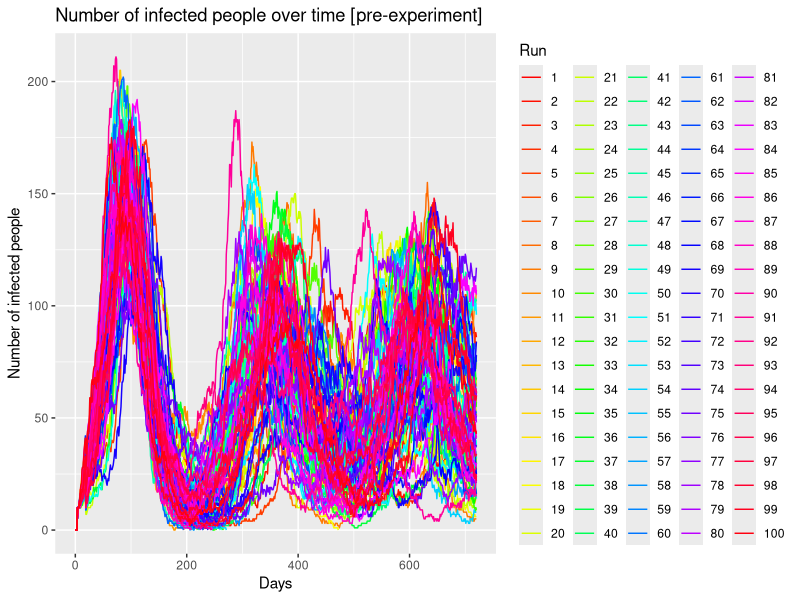
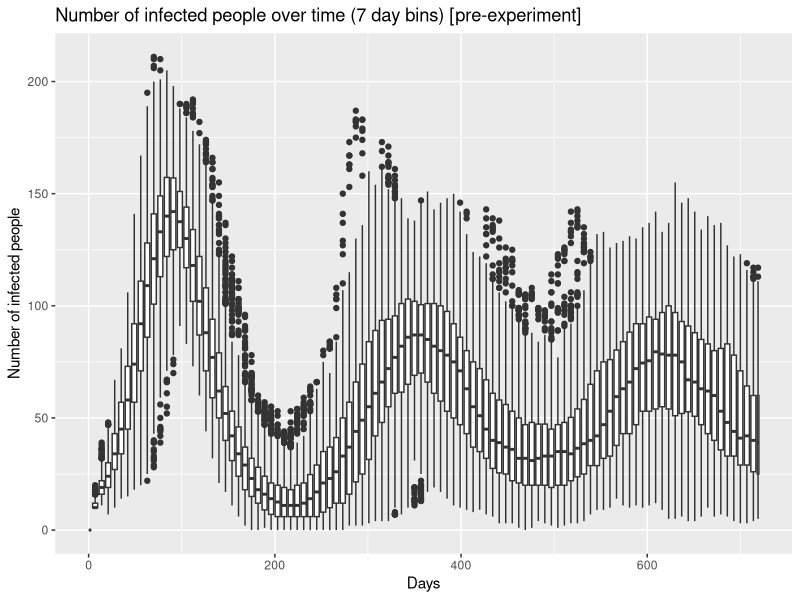
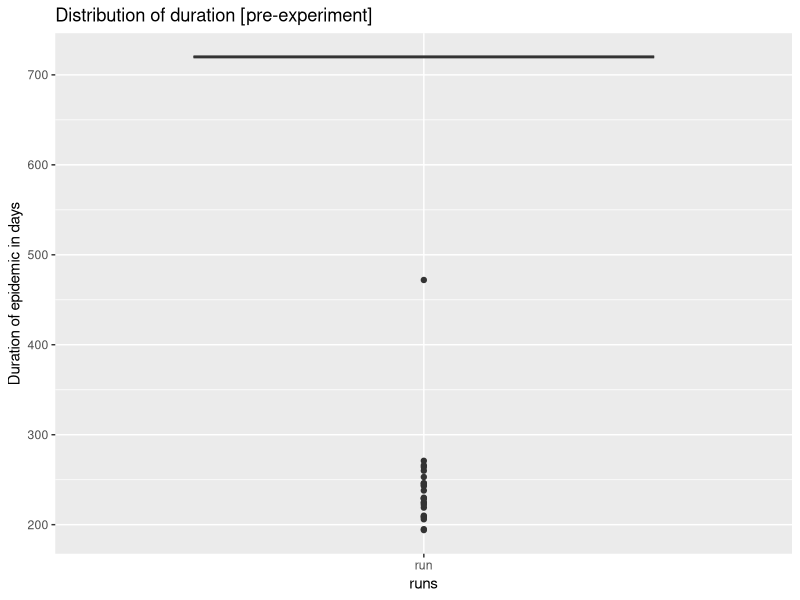
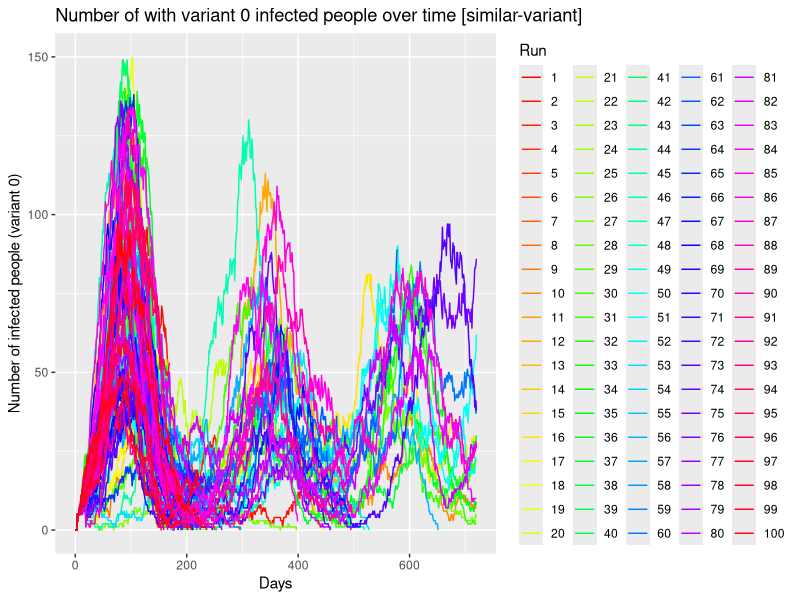
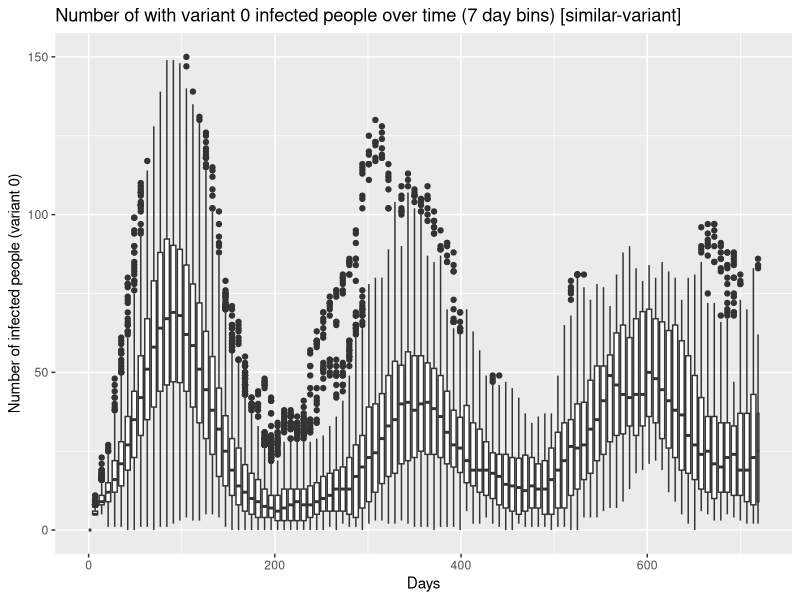
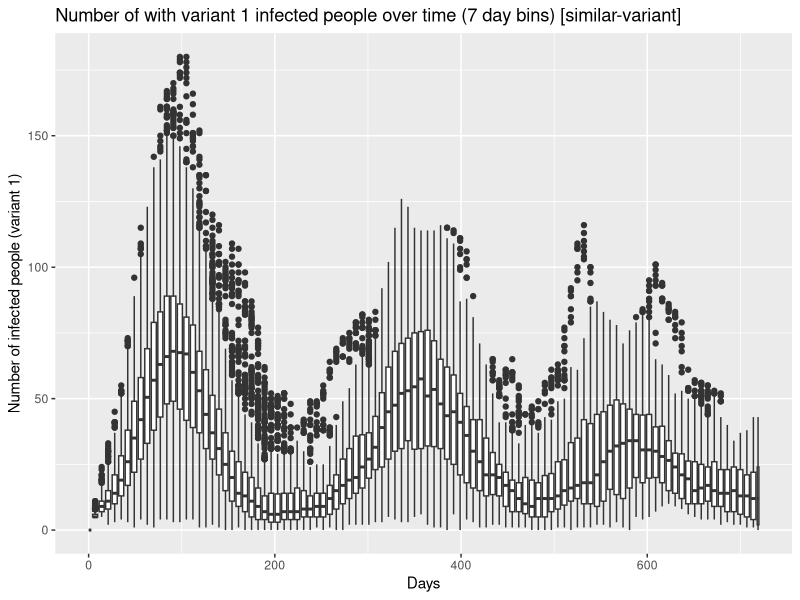
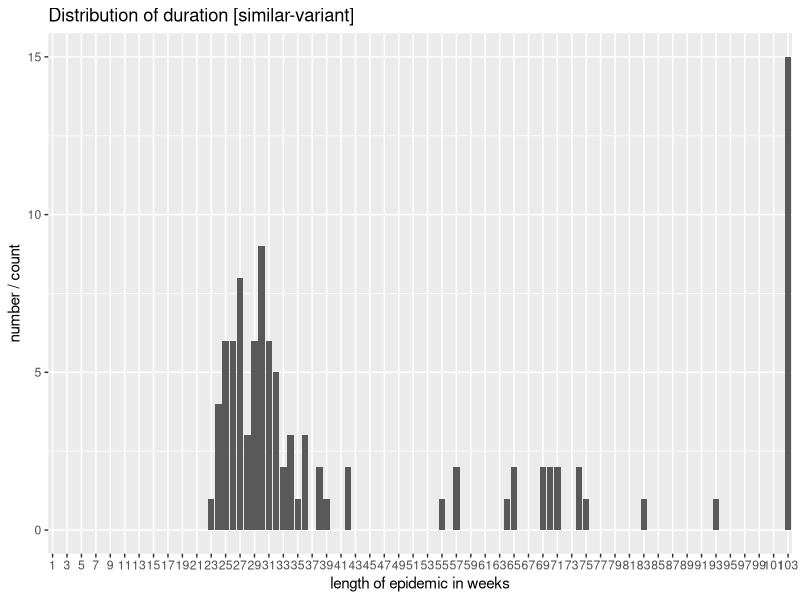
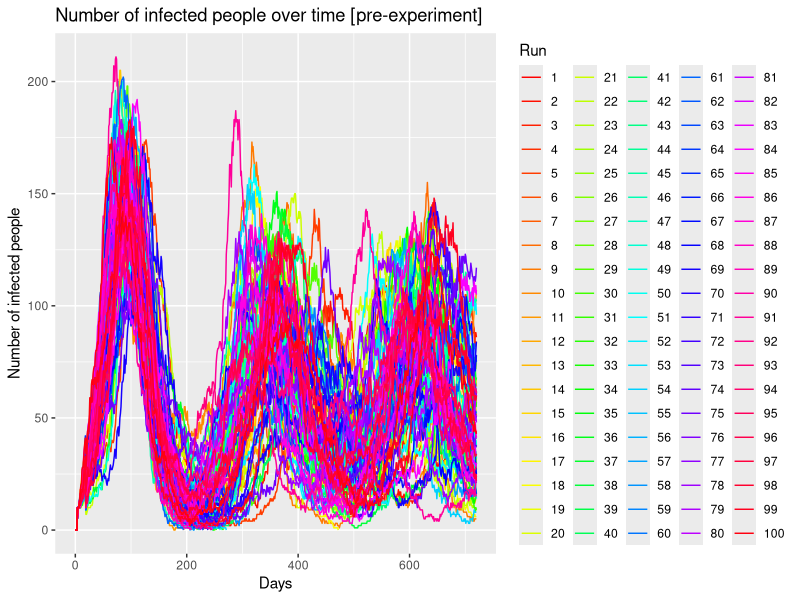

These figures' R source, in order:
#Put this at the top of every file, unless you really really want to work with factors
#this will save you a lot of confusion
options(stringsAsFactors = FALSE)
options(device=.Platform$OS.type)
options(gsubfn.engine = "R")

#these are from two separate packages
library(ggplot2)

# needed for reshaping data frames
# library(reshape2)

#used for querying data, performing aggregations, filtering, etc.
library(sqldf)

##### PRE-EXPERIMENT #####
df_preExperiment = read.table("netlogo/pre-experiment.csv", skip = 6, sep = ",", head=TRUE)
# Remove the X. in the column names
colnames(df_preExperiment) = gsub("X\\.", "", colnames(df_preExperiment))
summary(df_preExperiment)

# Array of curves
ggplot(data=df_preExperiment, aes(x=step., y=n.sick.people, group=run.number.)) + #use myDataFrame for the data, columns for x and y
  geom_line(aes(colour = as.factor(run.number.))) + #we want to use points, colored by runNumber
  xlab("Days") +  #specify x and y labels
  ylab("Number of infected people") +
  ggtitle("Number of infected people over time [pre-experiment]") + #give the plot a title
  scale_colour_manual("Run",values = rainbow(max(df_preExperiment$run.number., na.rm = FALSE)))
ggsave("./diagrams/pre-ex/arrayOfCurves.png")
readline(prompt = "Press [enter] to continue")

ggplot(data=df_preExperiment, aes(x=step., y=n.sick.people, group=round(step./7))) +
  geom_boxplot() +
  xlab("Days") +  #specify x and y labels
  ylab("Number of infected people") +
  ggtitle("Number of infected people over time (7 day bins) [pre-experiment]")
ggsave("./diagrams/pre-ex/boxplot.png")
readline(prompt = "Press [enter] to continue")

duration = aggregate(df_preExperiment$step., by = list(df_preExperiment$run.number.), max)
colnames(duration)[0] = 'run'
colnames(duration)[1] = 'duration'

duration

ggplot(data = duration, aes(x='run', y=x)) +
  geom_boxplot() +
  ylab("Duration of epidemic in days") +
  xlab("runs") +
  ggtitle("Distribution of duration [pre-experiment]")
ggsave("./diagrams/pre-ex/duration.png")
readline(prompt = "Press [enter] to continue")

# 23 times, the virus was wiped out earlier
# According to the previous boxplot these are still outliers
lengths(duration[duration$x < 720, ])

###########################
##### SIMILAR-VARIANT #####
df_similarVariant = read.table("netlogo/similar-variant.csv", skip = 6, sep = ",", head=TRUE)
# Remove the X. in the column names
colnames(df_similarVariant) = gsub("X\\.", "", colnames(df_similarVariant))
summary(df_similarVariant)

# Array of curves
ggplot(data=df_similarVariant, aes(x=step., y=n.people.sick.var0, group=run.number., color=qsec)) + #use myDataFrame for the data, columns for x and y
  geom_line(aes(colour = as.factor(run.number.))) + #we want to use points, colored by runNumber
  xlab("Days") +  #specify x and y labels
  ylab("Number of infected people (variant 0)") +
  ggtitle("Number of with variant 0 infected people over time [similar-variant]") + #give the plot a title
  scale_colour_manual("Run",values = rainbow(max(df_similarVariant$run.number., na.rm = FALSE)))
  # scale_color_gradient(low="blue", high="red")
  # scale_fill_distiller(palette = "RdPu")
ggsave("./diagrams/sim-var/arrayOfCurvesVar0.png")
readline(prompt = "Press [enter] to continue")


ggplot(data=df_similarVariant, aes(x=step., y=n.people.sick.var0, group=round(step./7))) +
  geom_boxplot() +
  xlab("Days") +  #specify x and y labels
  ylab("Number of infected people (variant 0)") +
  ggtitle("Number of with variant 0 infected people over time (7 day bins) [similar-variant]")
ggsave("./diagrams/sim-var/boxplot0.png")
readline(prompt = "Press [enter] to continue")

ggplot(data=df_similarVariant, aes(x=step., y=n.people.sick.var1, group=round(step./7))) +
  geom_boxplot() +
  xlab("Days") +  #specify x and y labels
  ylab("Number of infected people (variant 1)") +
  ggtitle("Number of with variant 1 infected people over time (7 day bins) [similar-variant]")
ggsave("./diagrams/sim-var/boxplot1.png")
readline(prompt = "Press [enter] to continue")


duration = aggregate(df_similarVariant$step., by = list(df_similarVariant$run.number.), max)
colnames(duration)[1] = 'run'
colnames(duration)[2] = 'duration'


# 23 times, the virus was wiped out earlier
# According to the previous boxplot these are still outliers
lengths(duration[duration$x < 720, ])


duration$duration = round(duration$duration /7)

duration

ggplot(data = duration, aes(x=as.factor(duration)), group=round(step./7)) +
  geom_bar() +
  ylab("number / count") +
  xlab("length of epidemic in weeks") +
  scale_x_discrete(limits = as.factor(1:round(720/7)), breaks = seq(1, round(720/7), by=2)) +
  ggtitle("Distribution of duration [similar-variant]")
ggsave("./diagrams/sim-var/duration.png")
readline(prompt = "Press [enter] to continue")

# TODO Comparison with duration of pre-ex => shorter duration in general?

# Variant 0 died
sqldf("select * from df_similarVariant where [n.people.exposed.var0] = 0 and [n.people.sick.var0] = 0")

# Variant 1 died
sqldf("select * from df_similarVariant where [n.people.exposed.var1] = 0 and [n.people.sick.var1] = 0")
